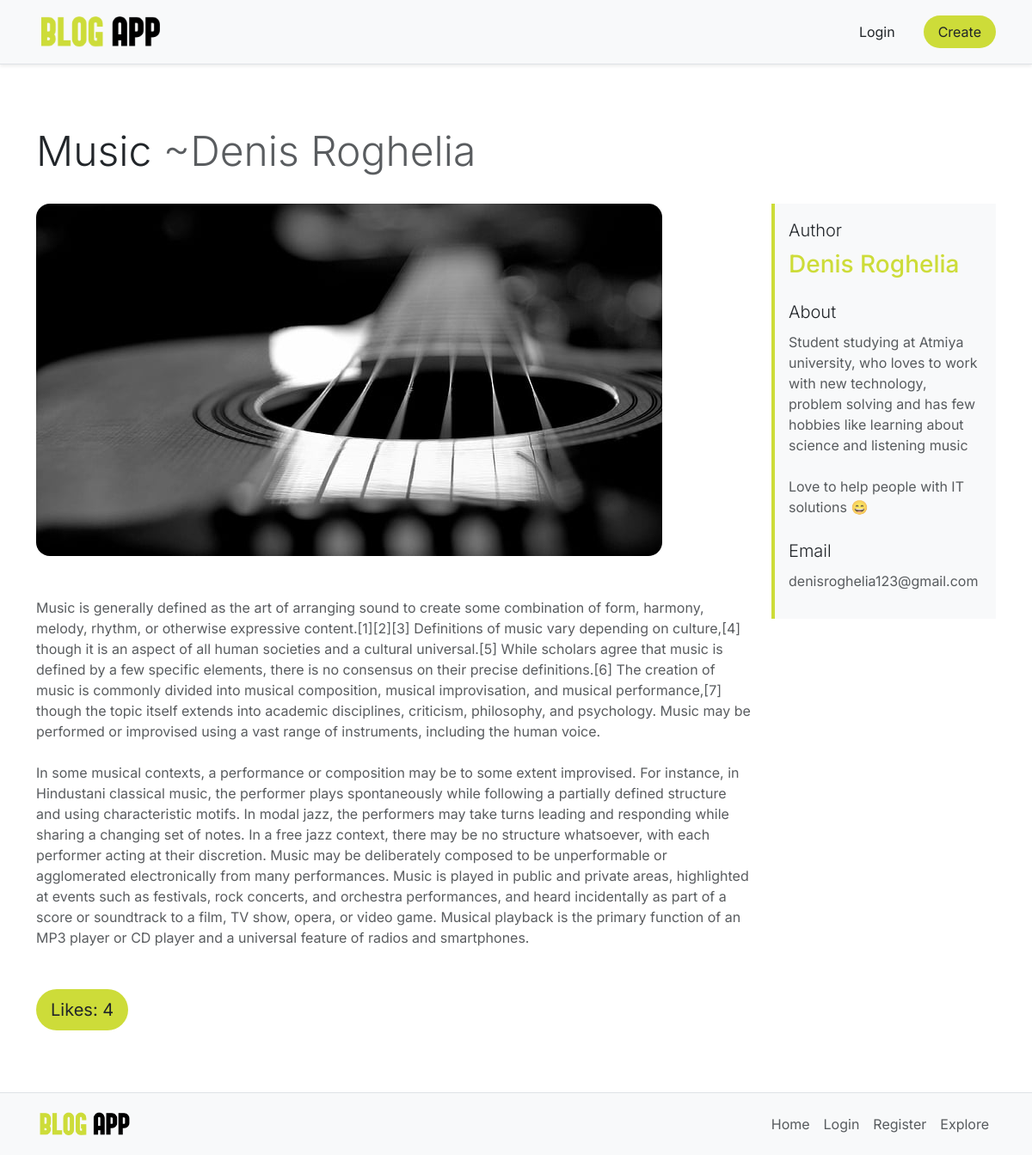
The app's page /blog/2/ with its own data.
### blogs/models.py (models this page shows, shortened)
class Blog(models.Model):
	id    = models.AutoField(primary_key=True)
	user  = models.ForeignKey(User, on_delete=models.CASCADE)
	cover = models.ImageField(upload_to="uploads/")
	title = models.CharField(max_length=50)
	pub_date = models.DateField(auto_now=True)
	body  = models.TextField()
	likes = models.IntegerField(default=0)
	def get_blog_by_id(_id):
		blog = Blog.objects.get(id=_id)
		return blog

class User(models.Model):
	id    = models.AutoField(primary_key=True)
	fname = models.CharField(max_length=20)
	lname = models.CharField(max_length=20)
	username = models.CharField(max_length=20)
	email = models.EmailField()
	about = models.TextField()
	password = models.CharField(max_length=16)
	liked_blogs = models.CharField(max_length=100)

### blogs/views.py (the view)
# urls.py: path('blog/<int:id>/', views.blog, name="blog"),
def blog(request, id):
    context = {
        'blog': Blog.get_blog_by_id(id),
    }
    return render(request, "blog.html", context)

### blogs/templates/blog.html
{% extends 'base.html' %}
{% block content %}
<div class="row g-4">
	<h1 class="display-5">
		{{ blog.title }} <span class="text-muted">~{{ blog.user.fname }} {{ blog.user.lname }}</span>
	</h1>
	<div class="col-12 col-lg-9" style="overflow: auto;">
		<img class="rounded-4 mb-5" style="max-width: 100%;" src="{{ blog.cover.url }}">
		<p class="text-muted mb-5">{{ blog.body|linebreaksbr }}</p>
		<a class="btn btn-lg rounded-pill" href="{% url 'like' id=blog.id %}" style="background-color: #cddc39;">Likes: {{blog.likes}}</a>
	</div>
	<div class="col-12 col-lg-3">
		<div class="border-start border-4 p-3 bg-body-tertiary" style="border-color: #cddc39 !important;">
			<p class="lead mb-2">Author</p>
			<h3 class="mb-4" style="color: #cddc39;">{{ blog.user.fname }} {{ blog.user.lname }}</h3>
			<p class="lead mb-2">About</p>
			<p class="mb-4 text-muted">{{ blog.user.about|linebreaksbr }}</p>
			<p class="lead mb-2">Email</p>
			<p class=" text-muted">{{ blog.user.email }}</p>
		</div>
	</div>
</div>
{% endblock %}

### records on screen
Blog: title "Music", user.fname "Denis", user.lname "Roghelia", cover (picture), body "Music is generally defined as the art of arranging sound to create some combination of form, harmony, melody, rhythm, or otherwise expressive content.[1][2][3] Definitions of music vary depending on culture,[4] though it is an aspect of all human societies and a cultural universal.[5] While scholars agree that music is defined by a few specific elements, there is no consensus on their precise definitions.[6] The creation of music is commonly divided into musical composition, musical improvisation, and musical performance,[7] though the topic itself extends into academic disciplines, criticism, philosophy, and psychology. Music may be performed or improvised using a vast range of…", likes "4", user.about "Student studying at Atmiya university, who loves to work with new technology, problem solving and has few hobbies like learning about science and listening music Love to help people with IT solutions 😄", user.email "denisroghelia123@gmail.com"
